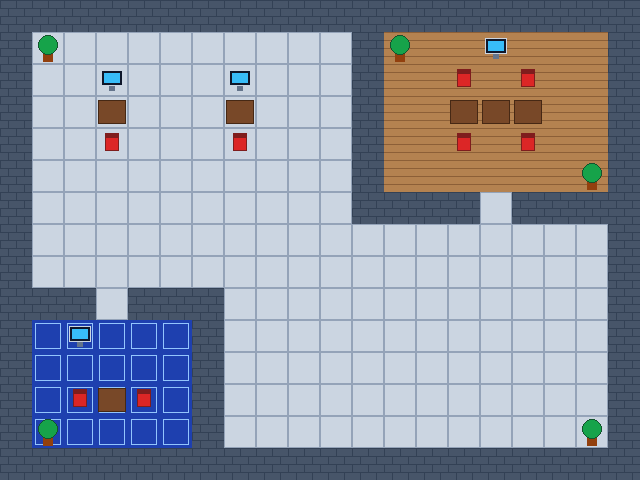

A 2D game scene composited from a Tiled map and its tileset images. What follows is a short description and the map's XML, with every tile layer's data as written:
An orthogonal 20x15 tile map with 32x32 px tiles, 3 tile layers (Terra, Mobles, Parets) and 5 objects (spawn, Sala de Reunions, Zona Cafè, Pantalla Codi, Pantalla Info).

<map version="1.10" tiledversion="1.11.2" orientation="orthogonal" renderorder="right-down" width="20" height="15" tilewidth="32" tileheight="32" infinite="0" nextlayerid="5" nextobjectid="6">
 <tileset firstgid="1" name="tileset_tiled" tilewidth="32" tileheight="32" tilecount="8" columns="4">
  <image source="tileset.png" width="128" height="64" />
  <tile id="2">
   <properties>
    <property name="collides" type="bool" value="true" />
   </properties>
  </tile>
 </tileset>
 <layer id="1" name="Terra" width="20" height="15">
  <data encoding="csv">
1,1,1,1,1,1,1,1,1,1,1,1,1,1,1,1,1,1,1,1,
1,1,1,1,1,1,1,1,1,1,1,1,2,2,2,2,2,2,2,1,
1,1,1,1,1,1,1,1,1,1,1,1,2,2,2,2,2,2,2,1,
1,1,1,1,1,1,1,1,1,1,1,1,2,2,2,2,2,2,2,1,
1,1,1,1,1,1,1,1,1,1,1,1,2,2,2,2,2,2,2,1,
1,1,1,1,1,1,1,1,1,1,1,1,2,2,2,2,2,2,2,1,
1,1,1,1,1,1,1,1,1,1,1,1,1,1,1,1,1,1,1,1,
1,1,1,1,1,1,1,1,1,1,1,1,1,1,1,1,1,1,1,1,
1,1,1,1,1,1,1,1,1,1,1,1,1,1,1,1,1,1,1,1,
1,1,1,1,1,1,1,1,1,1,1,1,1,1,1,1,1,1,1,1,
1,4,4,4,4,4,1,1,1,1,1,1,1,1,1,1,1,1,1,1,
1,4,4,4,4,4,1,1,1,1,1,1,1,1,1,1,1,1,1,1,
1,4,4,4,4,4,1,1,1,1,1,1,1,1,1,1,1,1,1,1,
1,4,4,4,4,4,1,1,1,1,1,1,1,1,1,1,1,1,1,1,
1,1,1,1,1,1,1,1,1,1,1,1,1,1,1,1,1,1,1,1
</data>
 </layer>
 <layer id="2" name="Mobles" width="20" height="15">
  <data encoding="csv">
0,0,0,0,0,0,0,0,0,0,0,0,0,0,0,0,0,0,0,0,
0,7,0,0,0,0,0,0,0,0,0,0,7,0,0,8,0,0,0,0,
0,0,0,8,0,0,0,8,0,0,0,0,0,0,6,0,6,0,0,0,
0,0,0,5,0,0,0,5,0,0,0,0,0,0,5,5,5,0,0,0,
0,0,0,6,0,0,0,6,0,0,0,0,0,0,6,0,6,0,0,0,
0,0,0,0,0,0,0,0,0,0,0,0,0,0,0,0,0,0,7,0,
0,0,0,0,0,0,0,0,0,0,0,0,0,0,0,0,0,0,0,0,
0,0,0,0,0,0,0,0,0,0,0,0,0,0,0,0,0,0,0,0,
0,0,0,0,0,0,0,0,0,0,0,0,0,0,0,0,0,0,0,0,
0,0,0,0,0,0,0,0,0,0,0,0,0,0,0,0,0,0,0,0,
0,0,8,0,0,0,0,0,0,0,0,0,0,0,0,0,0,0,0,0,
0,0,0,0,0,0,0,0,0,0,0,0,0,0,0,0,0,0,0,0,
0,0,6,5,6,0,0,0,0,0,0,0,0,0,0,0,0,0,0,0,
0,7,0,0,0,0,0,0,0,0,0,0,0,0,0,0,0,0,7,0,
0,0,0,0,0,0,0,0,0,0,0,0,0,0,0,0,0,0,0,0
</data>
 </layer>
 <layer id="3" name="Parets" width="20" height="15">
  <data encoding="csv">
3,3,3,3,3,3,3,3,3,3,3,3,3,3,3,3,3,3,3,3,
3,0,0,0,0,0,0,0,0,0,0,3,0,0,0,0,0,0,0,3,
3,0,0,0,0,0,0,0,0,0,0,3,0,0,0,0,0,0,0,3,
3,0,0,0,0,0,0,0,0,0,0,3,0,0,0,0,0,0,0,3,
3,0,0,0,0,0,0,0,0,0,0,3,0,0,0,0,0,0,0,3,
3,0,0,0,0,0,0,0,0,0,0,3,0,0,0,0,0,0,0,3,
3,0,0,0,0,0,0,0,0,0,0,3,3,3,3,0,3,3,3,3,
3,0,0,0,0,0,0,0,0,0,0,0,0,0,0,0,0,0,0,3,
3,0,0,0,0,0,0,0,0,0,0,0,0,0,0,0,0,0,0,3,
3,3,3,0,3,3,3,0,0,0,0,0,0,0,0,0,0,0,0,3,
3,0,0,0,0,0,3,0,0,0,0,0,0,0,0,0,0,0,0,3,
3,0,0,0,0,0,3,0,0,0,0,0,0,0,0,0,0,0,0,3,
3,0,0,0,0,0,3,0,0,0,0,0,0,0,0,0,0,0,0,3,
3,0,0,0,0,0,3,0,0,0,0,0,0,0,0,0,0,0,0,3,
3,3,3,3,3,3,3,3,3,3,3,3,3,3,3,3,3,3,3,3
</data>
 </layer>
 <objectgroup id="4" name="Objectes">
  <object id="1" name="spawn" x="288" y="288" width="32" height="32">
   <properties>
    <property name="tipus" value="spawn" />
   </properties>
  </object>
  <object id="2" name="Sala de Reunions" x="384" y="32" width="224" height="160">
   <properties>
    <property name="tipus" value="zona" />
    <property name="nomSala" value="Sala de Reunions" />
    <property name="aforament" type="int" value="6" />
   </properties>
  </object>
  <object id="3" name="Zona Cafè" x="32" y="320" width="160" height="128">
   <properties>
    <property name="tipus" value="zona" />
    <property name="nomSala" value="Zona Cafè" />
    <property name="aforament" type="int" value="4" />
   </properties>
  </object>
  <object id="4" name="Pantalla Codi" x="480" y="32" width="32" height="32">
   <properties>
    <property name="tipus" value="monitor" />
    <property name="titol" value="Pantalla Codi" />
   </properties>
  </object>
  <object id="5" name="Pantalla Info" x="64" y="320" width="32" height="32">
   <properties>
    <property name="tipus" value="monitor" />
    <property name="titol" value="Pantalla Info" />
   </properties>
  </object>
 </objectgroup>
</map>
